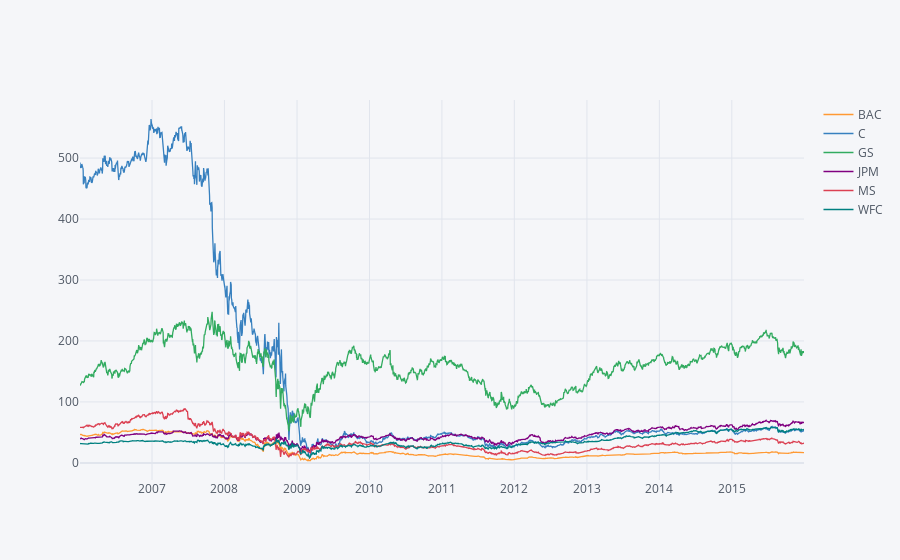
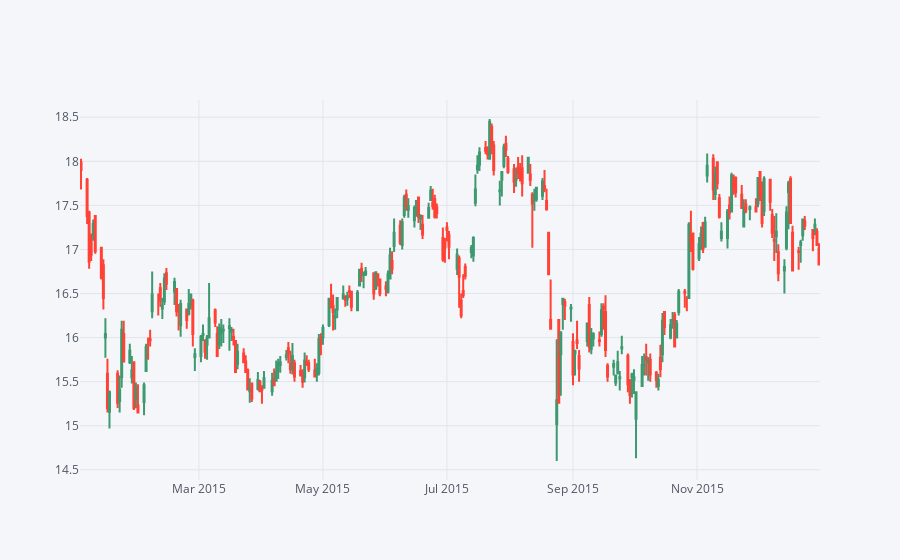
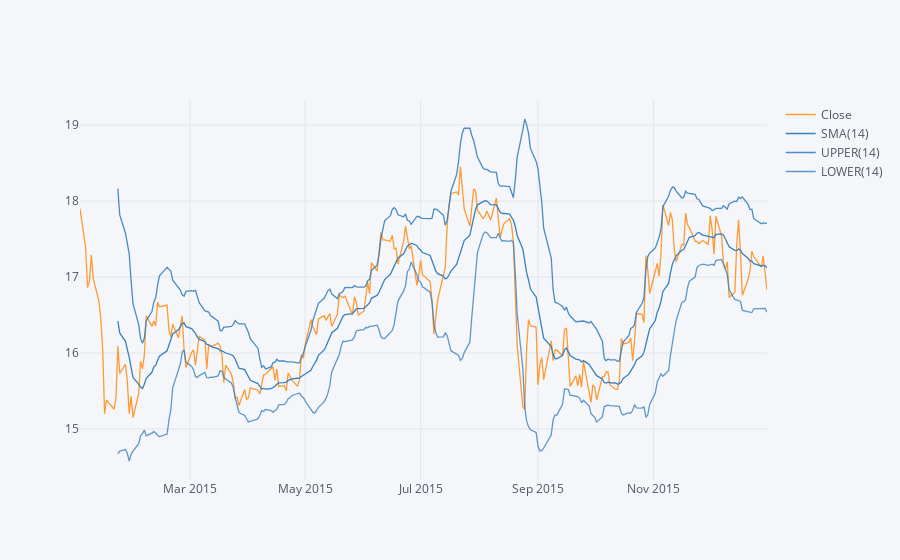

Here is the notebook cell these charts were saved with, in order:
### Code cell
from sqlite3 import Date
from pandas_datareader import data, wb
import pandas as pd
import numpy as np
import seaborn as sbn
import datetime as dt
import matplotlib.pyplot as plt

sbn.set_style('whitegrid')
import plotly
import cufflinks as cf
import chart_studio.plotly as py
from plotly.offline import download_plotlyjs, init_notebook_mode, plot, iplot
cf.go_offline()

start = dt.datetime(2006, 1, 1)
end = dt.datetime(2018, 1, 1)

# Bank of America
BAC = data.DataReader("BAC", 'yahoo', start, end)

# CitiGroup
C = data.DataReader("C", 'yahoo', start, end)

# Goldman Sachs
GS = data.DataReader("GS", 'yahoo', start, end)

# JPMorgan Chase
JPM = data.DataReader("JPM", 'yahoo', start, end)

# Morgan Stanley
MS = data.DataReader("MS", 'yahoo', start, end)

# Wells Fargo
WFC = data.DataReader("WFC", 'yahoo', start, end)

# print(MS.head())


tickers = ['BAC', 'C', 'GS', 'JPM', 'MS', 'WFC']

'''Using pd.concat to concatenate the bank dataframes together to a single data 
frame called bank_stocks. Set the keys argument equal to the tickers list.'''

bank_stocks = pd.concat([BAC, C, GS, JPM, MS, WFC],axis=1,keys=tickers)

# Setting up the column name levels 
bank_stocks.columns.names = ['Bank Ticker','Stock Info']
# bank_stocks.index.names = ['Bank Ticker']  --> for changing the multi-index

print(bank_stocks.head())      #************


# What is the max Close price for each bank's stock throughout the period?

Max_close_price= bank_stocks.xs(key='Close', axis=1, level='Stock Info').max()
print(Max_close_price)     #************

# Create a new empty DataFrame called returns which will contain the returns for each bank's stock

returns = pd.DataFrame()

'''We can use pandas pct_change() method on the Close column to create a column representing
this return value. Create a 'for' loop that goes and for each Bank Stock Ticker creates this
returns column and set's it as a column in the returns DataFrame.'''

for tick in tickers:
    returns[tick+' Return'] = bank_stocks[tick]['Close'].pct_change()

print(returns.head())    #**************

# ** Create a pairplot using seaborn of the returns dataframe. What stock stands out to you? Can you figure out why?**
#returns[1:]

plot = sbn.pairplot(returns[1:])
# print(plot)    #**************
plt.savefig("Plot_compare_all.png")    #****************Plots the graphs and save the image formed****************


# ***Worst day according to returns for each bank***
Worst_day= returns.idxmin()
print(Worst_day)   #**************
Best_day = returns.idxmax()
print(Best_day)   #**************


# ***Standart deviation of the returns to see the riskiest stock over the entire time period***
S_dev = returns.std()
print(S_dev)    # ************

# For standard deviation in a particular time interval
S_dev2 = returns.loc['2015-01-01':'2015-12-31'].std()
print(S_dev2) # ************


# *** Create a displot using seaborn of the 2015 returns for Morgan Stanley***
Displot_MS = sbn.displot(returns.loc['2015-01-01':'2015-12-31']['MS Return'],color='green',bins=100)
# print(Displot_MS)   #****************

plt.savefig("Plot_MS.png")     #****************Plots the required graphs

# Displot of 2008 returns for CitiGroup
Displot_C = sbn.displot(returns.loc['2008-01-01':'2008-12-31']['C Return'],color='red',bins=100)
# print(Displot_C)   #****************

plt.savefig("Plot_C.png")     #****************Plots the required graphs



#*****************MORE VISUALIZATIONS***********************


# *** To create a line plot showing Close price for each bank for the entire index of time.

# bank_stocks.xs(key='Close',axis=1,level='Stock Info').plot()
# plt.savefig("Plot_Close_Price.png")   #****************Plots the required graphs

bank_stocks.xs(key='Close',axis=1,level='Stock Info').iplot()
plt.savefig("Plot_Close_Price2.png")   #****************Plots the smart graph


#**********MOVING AVERAGES***********

# ***Plotting the rolling 30 day average against the close price for bank of America's stock for year 2008
plt.figure(figsize=(12,6))
BAC['Close'].loc['2008-01-01':'2009-01-01'].rolling(window=30).mean().plot(label='30 Day Avg')
BAC['Close'].loc['2008-01-01':'2009-01-01'].plot(label='BAC CLOSE')
plt.legend()
plt.savefig("Plot_MA.png")  #****************Plots the MA graph



# *** Create a candle plot of Bank of America's stock from from Jan 1st 2015 to Jan 1st 2016

BAC[['Open', 'High', 'Low', 'Close']].loc['2015-01-01':'2016-01-01'].iplot(kind='candle')
plt.savefig("Plot_Candle_Sticks.png")  #****************Plots the candle stick graph



# ************Bollinger Band*************
# *** BB for BAC for the year 2015

BAC['Close'].loc['2015-01-01':'2016-01-01'].ta_plot(study='boll')
plt.savefig("Plot_BB.png")  #****************Plots the BB graph



# **************************************************END*******************************************************

### Figure 1 — Plotly figure (JSON) as saved in the notebook; plotly's stock layout.template omitted (floating-point values rounded to 4 significant figures; data arrays with more than 128 entries replaced by an {"elided": "..."} marker saying what was removed)
{"data": [{"line": {"color": "rgba(255, 153, 51, 1.0)", "dash": "solid", "shape": "linear", "width": 1.3}, "mode": "lines", "name": "BAC", "text": "", "type": "scatter", "x": {"elided": "2517 str values"}, "y": {"elided": "2517 float values"}}, {"line": {"color": "rgba(55, 128, 191, 1.0)", "dash": "solid", "shape": "linear", "width": 1.3}, "mode": "lines", "name": "C", "text": "", "type": "scatter", "x": {"elided": "2517 str values"}, "y": {"elided": "2517 float values"}}, {"line": {"color": "rgba(50, 171, 96, 1.0)", "dash": "solid", "shape": "linear", "width": 1.3}, "mode": "lines", "name": "GS", "text": "", "type": "scatter", "x": {"elided": "2517 str values"}, "y": {"elided": "2517 float values"}}, {"line": {"color": "rgba(128, 0, 128, 1.0)", "dash": "solid", "shape": "linear", "width": 1.3}, "mode": "lines", "name": "JPM", "text": "", "type": "scatter", "x": {"elided": "2517 str values"}, "y": {"elided": "2517 float values"}}, {"line": {"color": "rgba(219, 64, 82, 1.0)", "dash": "solid", "shape": "linear", "width": 1.3}, "mode": "lines", "name": "MS", "text": "", "type": "scatter", "x": {"elided": "2517 str values"}, "y": {"elided": "2517 float values"}}, {"line": {"color": "rgba(0, 128, 128, 1.0)", "dash": "solid", "shape": "linear", "width": 1.3}, "mode": "lines", "name": "WFC", "text": "", "type": "scatter", "x": {"elided": "2517 str values"}, "y": {"elided": "2517 float values"}}], "layout": {"legend": {"bgcolor": "#F5F6F9", "font": {"color": "#4D5663"}}, "paper_bgcolor": "#F5F6F9", "plot_bgcolor": "#F5F6F9", "title": {"font": {"color": "#4D5663"}}, "xaxis": {"gridcolor": "#E1E5ED", "showgrid": true, "tickfont": {"color": "#4D5663"}, "title": {"font": {"color": "#4D5663"}, "text": ""}, "zerolinecolor": "#E1E5ED"}, "yaxis": {"gridcolor": "#E1E5ED", "showgrid": true, "tickfont": {"color": "#4D5663"}, "title": {"font": {"color": "#4D5663"}, "text": ""}, "zerolinecolor": "#E1E5ED"}}}

### Figure 2 — Plotly figure (JSON) as saved in the notebook; plotly's stock layout.template omitted (floating-point values rounded to 4 significant figures; data arrays with more than 128 entries replaced by an {"elided": "..."} marker saying what was removed)
{"data": [{"close": {"elided": "252 float values"}, "high": {"elided": "252 float values"}, "low": {"elided": "252 float values"}, "open": {"elided": "252 float values"}, "showlegend": false, "type": "candlestick", "x": {"elided": "252 str values"}, "yaxis": "y2"}], "layout": {"legend": {"bgcolor": "#F5F6F9", "font": {"color": "#4D5663"}}, "paper_bgcolor": "#F5F6F9", "plot_bgcolor": "#F5F6F9", "title": {"font": {"color": "#4D5663"}}, "xaxis": {"gridcolor": "#E1E5ED", "rangeslider": {"visible": false}, "showgrid": true, "tickfont": {"color": "#4D5663"}, "title": {"font": {"color": "#4D5663"}, "text": ""}, "zerolinecolor": "#E1E5ED"}, "yaxis": {"gridcolor": "#E1E5ED", "showgrid": true, "showticklabels": false, "tickfont": {"color": "#4D5663"}, "title": {"font": {"color": "#4D5663"}, "text": ""}, "zerolinecolor": "#E1E5ED"}, "yaxis2": {"gridcolor": "#E1E5ED", "showgrid": true, "tickfont": {"color": "#4D5663"}, "title": {"font": {"color": "#4D5663"}, "text": ""}, "zerolinecolor": "#E1E5ED"}}}

### Figure 3 — Plotly figure (JSON) as saved in the notebook; plotly's stock layout.template omitted (floating-point values rounded to 4 significant figures; data arrays with more than 128 entries replaced by an {"elided": "..."} marker saying what was removed)
{"data": [{"line": {"color": "rgba(255, 153, 51, 1.0)", "dash": "solid", "shape": "linear", "width": 1.3}, "mode": "lines", "name": "Close", "text": "", "type": "scatter", "x": {"elided": "252 str values"}, "y": {"elided": "252 float values"}}, {"line": {"color": "rgba(55, 128, 191, 1.0)", "dash": "solid", "shape": "linear", "width": 1.3}, "mode": "lines", "name": "SMA(14)", "text": "", "type": "scatter", "x": {"elided": "252 str values"}, "y": {"elided": "252 mixed values"}}, {"line": {"color": "rgba(55, 128, 191, 0.8999999999999999)", "dash": "solid", "shape": "linear", "width": 1.3}, "mode": "lines", "name": "UPPER(14)", "text": "", "type": "scatter", "x": {"elided": "252 str values"}, "y": {"elided": "252 mixed values"}}, {"line": {"color": "rgba(55, 128, 191, 0.7999999999999998)", "dash": "solid", "shape": "linear", "width": 1.3}, "mode": "lines", "name": "LOWER(14)", "text": "", "type": "scatter", "x": {"elided": "252 str values"}, "y": {"elided": "252 mixed values"}}], "layout": {"legend": {"bgcolor": "#F5F6F9", "font": {"color": "#4D5663"}}, "paper_bgcolor": "#F5F6F9", "plot_bgcolor": "#F5F6F9", "title": {"font": {"color": "#4D5663"}}, "xaxis": {"gridcolor": "#E1E5ED", "showgrid": true, "tickfont": {"color": "#4D5663"}, "title": {"font": {"color": "#4D5663"}, "text": ""}, "zerolinecolor": "#E1E5ED"}, "yaxis": {"gridcolor": "#E1E5ED", "showgrid": true, "tickfont": {"color": "#4D5663"}, "title": {"font": {"color": "#4D5663"}, "text": ""}, "zerolinecolor": "#E1E5ED"}}}
